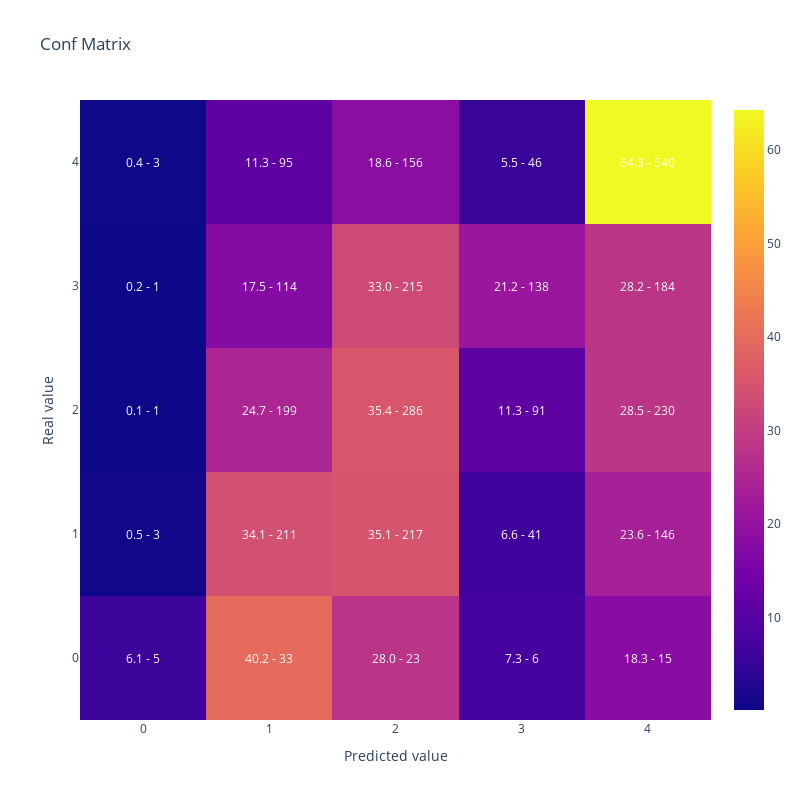

Write notebook code for a chart like this one.
### Code cell
#MAtriz de confusion y Kappa dfe OVA
y_pred = lgb_model.predict(X_test).argmax(axis=1)

display(plot_confusion_matrix(y_test,y_pred))

{'kappa':cohen_kappa_score(y_test,
                y_pred,
                weights = 'quadratic'),
 'accuracy':accuracy_score(y_test,y_pred),
 'balanced_accuracy':balanced_accuracy_score(y_test,y_pred)}

### Figure 1 — Plotly figure (JSON) as saved in the notebook; plotly's stock layout.template omitted (floating-point values rounded to 4 significant figures)
{"data": [{"type": "heatmap", "x": [0, 1, 2, 3, 4], "y": [0, 1, 2, 3, 4], "z": [[6.098, 40.24, 28.05, 7.317, 18.29], [0.4854, 34.14, 35.11, 6.634, 23.62], [0.1239, 24.66, 35.44, 11.28, 28.5], [0.1534, 17.48, 32.98, 21.17, 28.22], [0.3571, 11.31, 18.57, 5.476, 64.29]]}], "layout": {"annotations": [{"font": {"color": "white"}, "showarrow": false, "text": "6.1 - 5", "x": 0, "xref": "x", "y": 0, "yref": "y"}, {"font": {"color": "white"}, "showarrow": false, "text": "40.2 - 33", "x": 1, "xref": "x", "y": 0, "yref": "y"}, {"font": {"color": "white"}, "showarrow": false, "text": "28.0 - 23", "x": 2, "xref": "x", "y": 0, "yref": "y"}, {"font": {"color": "white"}, "showarrow": false, "text": "7.3 - 6", "x": 3, "xref": "x", "y": 0, "yref": "y"}, {"font": {"color": "white"}, "showarrow": false, "text": "18.3 - 15", "x": 4, "xref": "x", "y": 0, "yref": "y"}, {"font": {"color": "white"}, "showarrow": false, "text": "0.5 - 3", "x": 0, "xref": "x", "y": 1, "yref": "y"}, {"font": {"color": "white"}, "showarrow": false, "text": "34.1 - 211", "x": 1, "xref": "x", "y": 1, "yref": "y"}, {"font": {"color": "white"}, "showarrow": false, "text": "35.1 - 217", "x": 2, "xref": "x", "y": 1, "yref": "y"}, {"font": {"color": "white"}, "showarrow": false, "text": "6.6 - 41", "x": 3, "xref": "x", "y": 1, "yref": "y"}, {"font": {"color": "white"}, "showarrow": false, "text": "23.6 - 146", "x": 4, "xref": "x", "y": 1, "yref": "y"}, {"font": {"color": "white"}, "showarrow": false, "text": "0.1 - 1", "x": 0, "xref": "x", "y": 2, "yref": "y"}, {"font": {"color": "white"}, "showarrow": false, "text": "24.7 - 199", "x": 1, "xref": "x", "y": 2, "yref": "y"}, {"font": {"color": "white"}, "showarrow": false, "text": "35.4 - 286", "x": 2, "xref": "x", "y": 2, "yref": "y"}, {"font": {"color": "white"}, "showarrow": false, "text": "11.3 - 91", "x": 3, "xref": "x", "y": 2, "yref": "y"}, {"font": {"color": "white"}, "showarrow": false, "text": "28.5 - 230", "x": 4, "xref": "x", "y": 2, "yref": "y"}, {"font": {"color": "white"}, "showarrow": false, "text": "0.2 - 1", "x": 0, "xref": "x", "y": 3, "yref": "y"}, {"font": {"color": "white"}, "showarrow": false, "text": "17.5 - 114", "x": 1, "xref": "x", "y": 3, "yref": "y"}, {"font": {"color": "white"}, "showarrow": false, "text": "33.0 - 215", "x": 2, "xref": "x", "y": 3, "yref": "y"}, {"font": {"color": "white"}, "showarrow": false, "text": "21.2 - 138", "x": 3, "xref": "x", "y": 3, "yref": "y"}, {"font": {"color": "white"}, "showarrow": false, "text": "28.2 - 184", "x": 4, "xref": "x", "y": 3, "yref": "y"}, {"font": {"color": "white"}, "showarrow": false, "text": "0.4 - 3", "x": 0, "xref": "x", "y": 4, "yref": "y"}, {"font": {"color": "white"}, "showarrow": false, "text": "11.3 - 95", "x": 1, "xref": "x", "y": 4, "yref": "y"}, {"font": {"color": "white"}, "showarrow": false, "text": "18.6 - 156", "x": 2, "xref": "x", "y": 4, "yref": "y"}, {"font": {"color": "white"}, "showarrow": false, "text": "5.5 - 46", "x": 3, "xref": "x", "y": 4, "yref": "y"}, {"font": {"color": "white"}, "showarrow": false, "text": "64.3 - 540", "x": 4, "xref": "x", "y": 4, "yref": "y"}], "height": 800, "title": {"text": "Conf Matrix"}, "width": 800, "xaxis": {"title": {"text": "Predicted value"}}, "yaxis": {"title": {"text": "Real value"}}}}
